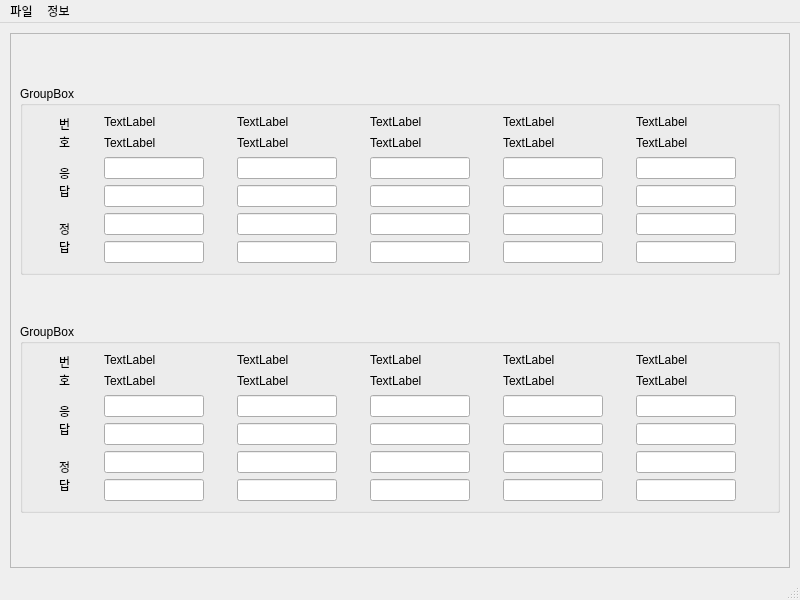
<?xml version="1.0" encoding="UTF-8"?>
<ui version="4.0">
 <class>MainWindow</class>
 <widget class="QMainWindow" name="MainWindow">
  <property name="geometry">
   <rect>
    <x>0</x>
    <y>0</y>
    <width>800</width>
    <height>600</height>
   </rect>
  </property>
  <property name="windowTitle">
   <string>MainWindow</string>
  </property>
  <widget class="QWidget" name="centralwidget">
   <layout class="QGridLayout" name="glCent">
    <property name="leftMargin">
     <number>10</number>
    </property>
    <property name="topMargin">
     <number>10</number>
    </property>
    <property name="rightMargin">
     <number>10</number>
    </property>
    <property name="bottomMargin">
     <number>10</number>
    </property>
    <item row="0" column="0">
     <widget class="QScrollArea" name="scMain">
      <property name="widgetResizable">
       <bool>true</bool>
      </property>
      <widget class="QWidget" name="scwMain">
       <property name="geometry">
        <rect>
         <x>0</x>
         <y>0</y>
         <width>778</width>
         <height>527</height>
        </rect>
       </property>
       <layout class="QGridLayout" name="gridLayout">
        <item row="0" column="0">
         <widget class="QGroupBox" name="gb1">
          <property name="sizePolicy">
           <sizepolicy hsizetype="Preferred" vsizetype="Fixed">
            <horstretch>0</horstretch>
            <verstretch>0</verstretch>
           </sizepolicy>
          </property>
          <property name="title">
           <string>GroupBox</string>
          </property>
          <layout class="QGridLayout" name="gridLayout_2">
           <item row="0" column="5">
            <widget class="QLabel" name="lbTitle15_1">
             <property name="sizePolicy">
              <sizepolicy hsizetype="Preferred" vsizetype="Fixed">
               <horstretch>0</horstretch>
               <verstretch>0</verstretch>
              </sizepolicy>
             </property>
             <property name="text">
              <string>TextLabel</string>
             </property>
            </widget>
           </item>
           <item row="0" column="0" rowspan="2">
            <widget class="QLabel" name="lbNum_1">
             <property name="sizePolicy">
              <sizepolicy hsizetype="Fixed" vsizetype="Fixed">
               <horstretch>0</horstretch>
               <verstretch>0</verstretch>
              </sizepolicy>
             </property>
             <property name="text">
              <string>번
호</string>
             </property>
            </widget>
           </item>
           <item row="3" column="3">
            <widget class="QLineEdit" name="lnAns23">
             <property name="sizePolicy">
              <sizepolicy hsizetype="Fixed" vsizetype="Fixed">
               <horstretch>0</horstretch>
               <verstretch>0</verstretch>
              </sizepolicy>
             </property>
             <property name="maximumSize">
              <size>
               <width>100</width>
               <height>16777215</height>
              </size>
             </property>
            </widget>
           </item>
           <item row="2" column="3">
            <widget class="QLineEdit" name="lnAns13_1">
             <property name="sizePolicy">
              <sizepolicy hsizetype="Fixed" vsizetype="Fixed">
               <horstretch>0</horstretch>
               <verstretch>0</verstretch>
              </sizepolicy>
             </property>
             <property name="maximumSize">
              <size>
               <width>100</width>
               <height>16777215</height>
              </size>
             </property>
            </widget>
           </item>
           <item row="1" column="5">
            <widget class="QLabel" name="lbTitle25_1">
             <property name="sizePolicy">
              <sizepolicy hsizetype="Preferred" vsizetype="Fixed">
               <horstretch>0</horstretch>
               <verstretch>0</verstretch>
              </sizepolicy>
             </property>
             <property name="text">
              <string>TextLabel</string>
             </property>
            </widget>
           </item>
           <item row="3" column="4">
            <widget class="QLineEdit" name="lnAns24_1">
             <property name="sizePolicy">
              <sizepolicy hsizetype="Fixed" vsizetype="Fixed">
               <horstretch>0</horstretch>
               <verstretch>0</verstretch>
              </sizepolicy>
             </property>
             <property name="maximumSize">
              <size>
               <width>100</width>
               <height>16777215</height>
              </size>
             </property>
            </widget>
           </item>
           <item row="0" column="2">
            <widget class="QLabel" name="lbTitle12_1">
             <property name="sizePolicy">
              <sizepolicy hsizetype="Preferred" vsizetype="Fixed">
               <horstretch>0</horstretch>
               <verstretch>0</verstretch>
              </sizepolicy>
             </property>
             <property name="text">
              <string>TextLabel</string>
             </property>
            </widget>
           </item>
           <item row="0" column="3">
            <widget class="QLabel" name="lbTitle13_1">
             <property name="sizePolicy">
              <sizepolicy hsizetype="Preferred" vsizetype="Fixed">
               <horstretch>0</horstretch>
               <verstretch>0</verstretch>
              </sizepolicy>
             </property>
             <property name="text">
              <string>TextLabel</string>
             </property>
            </widget>
           </item>
           <item row="1" column="4">
            <widget class="QLabel" name="lbTitle24_1">
             <property name="sizePolicy">
              <sizepolicy hsizetype="Preferred" vsizetype="Fixed">
               <horstretch>0</horstretch>
               <verstretch>0</verstretch>
              </sizepolicy>
             </property>
             <property name="text">
              <string>TextLabel</string>
             </property>
            </widget>
           </item>
           <item row="0" column="4">
            <widget class="QLabel" name="lbTitle14_1">
             <property name="sizePolicy">
              <sizepolicy hsizetype="Preferred" vsizetype="Fixed">
               <horstretch>0</horstretch>
               <verstretch>0</verstretch>
              </sizepolicy>
             </property>
             <property name="text">
              <string>TextLabel</string>
             </property>
            </widget>
           </item>
           <item row="3" column="2">
            <widget class="QLineEdit" name="lnAns22">
             <property name="sizePolicy">
              <sizepolicy hsizetype="Fixed" vsizetype="Fixed">
               <horstretch>0</horstretch>
               <verstretch>0</verstretch>
              </sizepolicy>
             </property>
             <property name="maximumSize">
              <size>
               <width>100</width>
               <height>16777215</height>
              </size>
             </property>
            </widget>
           </item>
           <item row="3" column="1">
            <widget class="QLineEdit" name="lnAns21_1">
             <property name="sizePolicy">
              <sizepolicy hsizetype="Fixed" vsizetype="Fixed">
               <horstretch>0</horstretch>
               <verstretch>0</verstretch>
              </sizepolicy>
             </property>
             <property name="maximumSize">
              <size>
               <width>100</width>
               <height>16777215</height>
              </size>
             </property>
            </widget>
           </item>
           <item row="2" column="1">
            <widget class="QLineEdit" name="lnAns11_1">
             <property name="sizePolicy">
              <sizepolicy hsizetype="Fixed" vsizetype="Fixed">
               <horstretch>0</horstretch>
               <verstretch>0</verstretch>
              </sizepolicy>
             </property>
             <property name="maximumSize">
              <size>
               <width>100</width>
               <height>16777215</height>
              </size>
             </property>
            </widget>
           </item>
           <item row="1" column="3">
            <widget class="QLabel" name="lbTitle23_1">
             <property name="sizePolicy">
              <sizepolicy hsizetype="Preferred" vsizetype="Fixed">
               <horstretch>0</horstretch>
               <verstretch>0</verstretch>
              </sizepolicy>
             </property>
             <property name="text">
              <string>TextLabel</string>
             </property>
            </widget>
           </item>
           <item row="4" column="1">
            <widget class="QLineEdit" name="lnAns11_2">
             <property name="sizePolicy">
              <sizepolicy hsizetype="Fixed" vsizetype="Fixed">
               <horstretch>0</horstretch>
               <verstretch>0</verstretch>
              </sizepolicy>
             </property>
             <property name="maximumSize">
              <size>
               <width>100</width>
               <height>16777215</height>
              </size>
             </property>
            </widget>
           </item>
           <item row="1" column="2">
            <widget class="QLabel" name="lbTitle22_1">
             <property name="sizePolicy">
              <sizepolicy hsizetype="Preferred" vsizetype="Fixed">
               <horstretch>0</horstretch>
               <verstretch>0</verstretch>
              </sizepolicy>
             </property>
             <property name="text">
              <string>TextLabel</string>
             </property>
            </widget>
           </item>
           <item row="2" column="5">
            <widget class="QLineEdit" name="lnAns15_1">
             <property name="sizePolicy">
              <sizepolicy hsizetype="Fixed" vsizetype="Fixed">
               <horstretch>0</horstretch>
               <verstretch>0</verstretch>
              </sizepolicy>
             </property>
             <property name="maximumSize">
              <size>
               <width>100</width>
               <height>16777215</height>
              </size>
             </property>
            </widget>
           </item>
           <item row="3" column="5">
            <widget class="QLineEdit" name="lnAns25_1">
             <property name="sizePolicy">
              <sizepolicy hsizetype="Fixed" vsizetype="Fixed">
               <horstretch>0</horstretch>
               <verstretch>0</verstretch>
              </sizepolicy>
             </property>
             <property name="maximumSize">
              <size>
               <width>100</width>
               <height>16777215</height>
              </size>
             </property>
            </widget>
           </item>
           <item row="2" column="4">
            <widget class="QLineEdit" name="lnAns14_1">
             <property name="sizePolicy">
              <sizepolicy hsizetype="Fixed" vsizetype="Fixed">
               <horstretch>0</horstretch>
               <verstretch>0</verstretch>
              </sizepolicy>
             </property>
             <property name="maximumSize">
              <size>
               <width>100</width>
               <height>16777215</height>
              </size>
             </property>
            </widget>
           </item>
           <item row="1" column="1">
            <widget class="QLabel" name="lbTitle21_1">
             <property name="sizePolicy">
              <sizepolicy hsizetype="Preferred" vsizetype="Fixed">
               <horstretch>0</horstretch>
               <verstretch>0</verstretch>
              </sizepolicy>
             </property>
             <property name="text">
              <string>TextLabel</string>
             </property>
            </widget>
           </item>
           <item row="0" column="1">
            <widget class="QLabel" name="lbTitle11_1">
             <property name="sizePolicy">
              <sizepolicy hsizetype="Preferred" vsizetype="Fixed">
               <horstretch>0</horstretch>
               <verstretch>0</verstretch>
              </sizepolicy>
             </property>
             <property name="text">
              <string>TextLabel</string>
             </property>
            </widget>
           </item>
           <item row="2" column="2">
            <widget class="QLineEdit" name="lnAns12_1">
             <property name="sizePolicy">
              <sizepolicy hsizetype="Fixed" vsizetype="Fixed">
               <horstretch>0</horstretch>
               <verstretch>0</verstretch>
              </sizepolicy>
             </property>
             <property name="maximumSize">
              <size>
               <width>100</width>
               <height>16777215</height>
              </size>
             </property>
            </widget>
           </item>
           <item row="4" column="2">
            <widget class="QLineEdit" name="lnAns12_2">
             <property name="sizePolicy">
              <sizepolicy hsizetype="Fixed" vsizetype="Fixed">
               <horstretch>0</horstretch>
               <verstretch>0</verstretch>
              </sizepolicy>
             </property>
             <property name="maximumSize">
              <size>
               <width>100</width>
               <height>16777215</height>
              </size>
             </property>
            </widget>
           </item>
           <item row="4" column="3">
            <widget class="QLineEdit" name="lnAns13_2">
             <property name="sizePolicy">
              <sizepolicy hsizetype="Fixed" vsizetype="Fixed">
               <horstretch>0</horstretch>
               <verstretch>0</verstretch>
              </sizepolicy>
             </property>
             <property name="maximumSize">
              <size>
               <width>100</width>
               <height>16777215</height>
              </size>
             </property>
            </widget>
           </item>
           <item row="4" column="4">
            <widget class="QLineEdit" name="lnAns14_2">
             <property name="sizePolicy">
              <sizepolicy hsizetype="Fixed" vsizetype="Fixed">
               <horstretch>0</horstretch>
               <verstretch>0</verstretch>
              </sizepolicy>
             </property>
             <property name="maximumSize">
              <size>
               <width>100</width>
               <height>16777215</height>
              </size>
             </property>
            </widget>
           </item>
           <item row="4" column="5">
            <widget class="QLineEdit" name="lnAns15_2">
             <property name="sizePolicy">
              <sizepolicy hsizetype="Fixed" vsizetype="Fixed">
               <horstretch>0</horstretch>
               <verstretch>0</verstretch>
              </sizepolicy>
             </property>
             <property name="maximumSize">
              <size>
               <width>100</width>
               <height>16777215</height>
              </size>
             </property>
            </widget>
           </item>
           <item row="5" column="1">
            <widget class="QLineEdit" name="lnAns21_2">
             <property name="sizePolicy">
              <sizepolicy hsizetype="Fixed" vsizetype="Fixed">
               <horstretch>0</horstretch>
               <verstretch>0</verstretch>
              </sizepolicy>
             </property>
             <property name="maximumSize">
              <size>
               <width>100</width>
               <height>16777215</height>
              </size>
             </property>
            </widget>
           </item>
           <item row="5" column="2">
            <widget class="QLineEdit" name="lnAns22_2">
             <property name="sizePolicy">
              <sizepolicy hsizetype="Fixed" vsizetype="Fixed">
               <horstretch>0</horstretch>
               <verstretch>0</verstretch>
              </sizepolicy>
             </property>
             <property name="maximumSize">
              <size>
               <width>100</width>
               <height>16777215</height>
              </size>
             </property>
            </widget>
           </item>
           <item row="5" column="3">
            <widget class="QLineEdit" name="lnAns23_2">
             <property name="sizePolicy">
              <sizepolicy hsizetype="Fixed" vsizetype="Fixed">
               <horstretch>0</horstretch>
               <verstretch>0</verstretch>
              </sizepolicy>
             </property>
             <property name="maximumSize">
              <size>
               <width>100</width>
               <height>16777215</height>
              </size>
             </property>
            </widget>
           </item>
           <item row="5" column="4">
            <widget class="QLineEdit" name="lnAns24_2">
             <property name="sizePolicy">
              <sizepolicy hsizetype="Fixed" vsizetype="Fixed">
               <horstretch>0</horstretch>
               <verstretch>0</verstretch>
              </sizepolicy>
             </property>
             <property name="maximumSize">
              <size>
               <width>100</width>
               <height>16777215</height>
              </size>
             </property>
            </widget>
           </item>
           <item row="5" column="5">
            <widget class="QLineEdit" name="lnAns25_2">
             <property name="sizePolicy">
              <sizepolicy hsizetype="Fixed" vsizetype="Fixed">
               <horstretch>0</horstretch>
               <verstretch>0</verstretch>
              </sizepolicy>
             </property>
             <property name="maximumSize">
              <size>
               <width>100</width>
               <height>16777215</height>
              </size>
             </property>
            </widget>
           </item>
           <item row="2" column="0" rowspan="2">
            <widget class="QLabel" name="lbNum_2">
             <property name="sizePolicy">
              <sizepolicy hsizetype="Fixed" vsizetype="Fixed">
               <horstretch>0</horstretch>
               <verstretch>0</verstretch>
              </sizepolicy>
             </property>
             <property name="text">
              <string>응
답</string>
             </property>
            </widget>
           </item>
           <item row="4" column="0" rowspan="2">
            <widget class="QLabel" name="lbNum_3">
             <property name="sizePolicy">
              <sizepolicy hsizetype="Fixed" vsizetype="Fixed">
               <horstretch>0</horstretch>
               <verstretch>0</verstretch>
              </sizepolicy>
             </property>
             <property name="text">
              <string>정
답</string>
             </property>
            </widget>
           </item>
          </layout>
         </widget>
        </item>
        <item row="1" column="0">
         <widget class="QGroupBox" name="gb1_2">
          <property name="sizePolicy">
           <sizepolicy hsizetype="Preferred" vsizetype="Fixed">
            <horstretch>0</horstretch>
            <verstretch>0</verstretch>
           </sizepolicy>
          </property>
          <property name="title">
           <string>GroupBox</string>
          </property>
          <layout class="QGridLayout" name="gridLayout_3">
           <item row="0" column="5">
            <widget class="QLabel" name="lbTitle15_2">
             <property name="sizePolicy">
              <sizepolicy hsizetype="Preferred" vsizetype="Fixed">
               <horstretch>0</horstretch>
               <verstretch>0</verstretch>
              </sizepolicy>
             </property>
             <property name="text">
              <string>TextLabel</string>
             </property>
            </widget>
           </item>
           <item row="0" column="0" rowspan="2">
            <widget class="QLabel" name="lbNum_4">
             <property name="sizePolicy">
              <sizepolicy hsizetype="Fixed" vsizetype="Fixed">
               <horstretch>0</horstretch>
               <verstretch>0</verstretch>
              </sizepolicy>
             </property>
             <property name="text">
              <string>번
호</string>
             </property>
            </widget>
           </item>
           <item row="3" column="3">
            <widget class="QLineEdit" name="lnAns23_3">
             <property name="sizePolicy">
              <sizepolicy hsizetype="Fixed" vsizetype="Fixed">
               <horstretch>0</horstretch>
               <verstretch>0</verstretch>
              </sizepolicy>
             </property>
             <property name="maximumSize">
              <size>
               <width>100</width>
               <height>16777215</height>
              </size>
             </property>
            </widget>
           </item>
           <item row="2" column="3">
            <widget class="QLineEdit" name="lnAns13_3">
             <property name="sizePolicy">
              <sizepolicy hsizetype="Fixed" vsizetype="Fixed">
               <horstretch>0</horstretch>
               <verstretch>0</verstretch>
              </sizepolicy>
             </property>
             <property name="maximumSize">
              <size>
               <width>100</width>
               <height>16777215</height>
              </size>
             </property>
            </widget>
           </item>
           <item row="1" column="5">
            <widget class="QLabel" name="lbTitle25_2">
             <property name="sizePolicy">
              <sizepolicy hsizetype="Preferred" vsizetype="Fixed">
               <horstretch>0</horstretch>
               <verstretch>0</verstretch>
              </sizepolicy>
             </property>
             <property name="text">
              <string>TextLabel</string>
             </property>
            </widget>
           </item>
           <item row="3" column="4">
            <widget class="QLineEdit" name="lnAns24_3">
             <property name="sizePolicy">
              <sizepolicy hsizetype="Fixed" vsizetype="Fixed">
               <horstretch>0</horstretch>
               <verstretch>0</verstretch>
              </sizepolicy>
             </property>
             <property name="maximumSize">
              <size>
               <width>100</width>
               <height>16777215</height>
              </size>
             </property>
            </widget>
           </item>
           <item row="0" column="2">
            <widget class="QLabel" name="lbTitle12_2">
             <property name="sizePolicy">
              <sizepolicy hsizetype="Preferred" vsizetype="Fixed">
               <horstretch>0</horstretch>
               <verstretch>0</verstretch>
              </sizepolicy>
             </property>
             <property name="text">
              <string>TextLabel</string>
             </property>
            </widget>
           </item>
           <item row="0" column="3">
            <widget class="QLabel" name="lbTitle13_2">
             <property name="sizePolicy">
              <sizepolicy hsizetype="Preferred" vsizetype="Fixed">
               <horstretch>0</horstretch>
               <verstretch>0</verstretch>
              </sizepolicy>
             </property>
             <property name="text">
              <string>TextLabel</string>
             </property>
            </widget>
           </item>
           <item row="1" column="4">
            <widget class="QLabel" name="lbTitle24_2">
             <property name="sizePolicy">
              <sizepolicy hsizetype="Preferred" vsizetype="Fixed">
               <horstretch>0</horstretch>
               <verstretch>0</verstretch>
              </sizepolicy>
             </property>
             <property name="text">
              <string>TextLabel</string>
             </property>
            </widget>
           </item>
           <item row="0" column="4">
            <widget class="QLabel" name="lbTitle14_2">
             <property name="sizePolicy">
              <sizepolicy hsizetype="Preferred" vsizetype="Fixed">
               <horstretch>0</horstretch>
               <verstretch>0</verstretch>
              </sizepolicy>
             </property>
             <property name="text">
              <string>TextLabel</string>
             </property>
            </widget>
           </item>
           <item row="3" column="2">
            <widget class="QLineEdit" name="lnAns22_3">
             <property name="sizePolicy">
              <sizepolicy hsizetype="Fixed" vsizetype="Fixed">
               <horstretch>0</horstretch>
               <verstretch>0</verstretch>
              </sizepolicy>
             </property>
             <property name="maximumSize">
              <size>
               <width>100</width>
               <height>16777215</height>
              </size>
             </property>
            </widget>
           </item>
           <item row="3" column="1">
            <widget class="QLineEdit" name="lnAns21_3">
             <property name="sizePolicy">
              <sizepolicy hsizetype="Fixed" vsizetype="Fixed">
               <horstretch>0</horstretch>
               <verstretch>0</verstretch>
              </sizepolicy>
             </property>
             <property name="maximumSize">
              <size>
               <width>100</width>
               <height>16777215</height>
              </size>
             </property>
            </widget>
           </item>
           <item row="2" column="1">
            <widget class="QLineEdit" name="lnAns11_3">
             <property name="sizePolicy">
              <sizepolicy hsizetype="Fixed" vsizetype="Fixed">
               <horstretch>0</horstretch>
               <verstretch>0</verstretch>
              </sizepolicy>
             </property>
             <property name="maximumSize">
              <size>
               <width>100</width>
               <height>16777215</height>
              </size>
             </property>
            </widget>
           </item>
           <item row="1" column="3">
            <widget class="QLabel" name="lbTitle23_2">
             <property name="sizePolicy">
              <sizepolicy hsizetype="Preferred" vsizetype="Fixed">
               <horstretch>0</horstretch>
               <verstretch>0</verstretch>
              </sizepolicy>
             </property>
             <property name="text">
              <string>TextLabel</string>
             </property>
            </widget>
           </item>
           <item row="4" column="1">
            <widget class="QLineEdit" name="lnAns11_4">
             <property name="sizePolicy">
              <sizepolicy hsizetype="Fixed" vsizetype="Fixed">
               <horstretch>0</horstretch>
               <verstretch>0</verstretch>
              </sizepolicy>
             </property>
             <property name="maximumSize">
              <size>
               <width>100</width>
               <height>16777215</height>
              </size>
             </property>
            </widget>
           </item>
           <item row="1" column="2">
            <widget class="QLabel" name="lbTitle22_2">
             <property name="sizePolicy">
              <sizepolicy hsizetype="Preferred" vsizetype="Fixed">
               <horstretch>0</horstretch>
               <verstretch>0</verstretch>
              </sizepolicy>
             </property>
             <property name="text">
              <string>TextLabel</string>
             </property>
            </widget>
           </item>
           <item row="2" column="5">
            <widget class="QLineEdit" name="lnAns15_3">
             <property name="sizePolicy">
              <sizepolicy hsizetype="Fixed" vsizetype="Fixed">
               <horstretch>0</horstretch>
               <verstretch>0</verstretch>
              </sizepolicy>
             </property>
             <property name="maximumSize">
              <size>
               <width>100</width>
               <height>16777215</height>
              </size>
             </property>
            </widget>
           </item>
           <item row="3" column="5">
            <widget class="QLineEdit" name="lnAns25_3">
             <property name="sizePolicy">
              <sizepolicy hsizetype="Fixed" vsizetype="Fixed">
               <horstretch>0</horstretch>
               <verstretch>0</verstretch>
              </sizepolicy>
             </property>
             <property name="maximumSize">
              <size>
               <width>100</width>
               <height>16777215</height>
              </size>
             </property>
            </widget>
           </item>
           <item row="2" column="4">
            <widget class="QLineEdit" name="lnAns14_3">
             <property name="sizePolicy">
              <sizepolicy hsizetype="Fixed" vsizetype="Fixed">
               <horstretch>0</horstretch>
               <verstretch>0</verstretch>
              </sizepolicy>
             </property>
             <property name="maximumSize">
              <size>
               <width>100</width>
               <height>16777215</height>
              </size>
             </property>
            </widget>
           </item>
           <item row="1" column="1">
            <widget class="QLabel" name="lbTitle21_2">
             <property name="sizePolicy">
              <sizepolicy hsizetype="Preferred" vsizetype="Fixed">
               <horstretch>0</horstretch>
               <verstretch>0</verstretch>
              </sizepolicy>
             </property>
             <property name="text">
              <string>TextLabel</string>
             </property>
            </widget>
           </item>
           <item row="0" column="1">
            <widget class="QLabel" name="lbTitle11_2">
             <property name="sizePolicy">
              <sizepolicy hsizetype="Preferred" vsizetype="Fixed">
               <horstretch>0</horstretch>
               <verstretch>0</verstretch>
              </sizepolicy>
             </property>
             <property name="text">
              <string>TextLabel</string>
             </property>
            </widget>
           </item>
           <item row="2" column="2">
            <widget class="QLineEdit" name="lnAns12_3">
             <property name="sizePolicy">
              <sizepolicy hsizetype="Fixed" vsizetype="Fixed">
               <horstretch>0</horstretch>
               <verstretch>0</verstretch>
              </sizepolicy>
             </property>
             <property name="maximumSize">
              <size>
               <width>100</width>
               <height>16777215</height>
              </size>
             </property>
            </widget>
           </item>
           <item row="4" column="2">
            <widget class="QLineEdit" name="lnAns12_4">
             <property name="sizePolicy">
              <sizepolicy hsizetype="Fixed" vsizetype="Fixed">
               <horstretch>0</horstretch>
               <verstretch>0</verstretch>
              </sizepolicy>
             </property>
             <property name="maximumSize">
              <size>
               <width>100</width>
               <height>16777215</height>
              </size>
             </property>
            </widget>
           </item>
           <item row="4" column="3">
            <widget class="QLineEdit" name="lnAns13_4">
             <property name="sizePolicy">
              <sizepolicy hsizetype="Fixed" vsizetype="Fixed">
               <horstretch>0</horstretch>
               <verstretch>0</verstretch>
              </sizepolicy>
             </property>
             <property name="maximumSize">
              <size>
               <width>100</width>
               <height>16777215</height>
              </size>
             </property>
            </widget>
           </item>
           <item row="4" column="4">
            <widget class="QLineEdit" name="lnAns14_4">
             <property name="sizePolicy">
              <sizepolicy hsizetype="Fixed" vsizetype="Fixed">
               <horstretch>0</horstretch>
               <verstretch>0</verstretch>
              </sizepolicy>
             </property>
             <property name="maximumSize">
              <size>
               <width>100</width>
               <height>16777215</height>
              </size>
             </property>
            </widget>
           </item>
           <item row="4" column="5">
            <widget class="QLineEdit" name="lnAns15_4">
             <property name="sizePolicy">
              <sizepolicy hsizetype="Fixed" vsizetype="Fixed">
               <horstretch>0</horstretch>
               <verstretch>0</verstretch>
              </sizepolicy>
             </property>
             <property name="maximumSize">
              <size>
               <width>100</width>
               <height>16777215</height>
              </size>
             </property>
            </widget>
           </item>
           <item row="5" column="1">
            <widget class="QLineEdit" name="lnAns21_4">
             <property name="sizePolicy">
              <sizepolicy hsizetype="Fixed" vsizetype="Fixed">
               <horstretch>0</horstretch>
               <verstretch>0</verstretch>
              </sizepolicy>
             </property>
             <property name="maximumSize">
              <size>
               <width>100</width>
               <height>16777215</height>
              </size>
             </property>
            </widget>
           </item>
           <item row="5" column="2">
            <widget class="QLineEdit" name="lnAns22_4">
             <property name="sizePolicy">
              <sizepolicy hsizetype="Fixed" vsizetype="Fixed">
               <horstretch>0</horstretch>
               <verstretch>0</verstretch>
              </sizepolicy>
             </property>
             <property name="maximumSize">
              <size>
               <width>100</width>
               <height>16777215</height>
              </size>
             </property>
            </widget>
           </item>
           <item row="5" column="3">
            <widget class="QLineEdit" name="lnAns23_4">
             <property name="sizePolicy">
              <sizepolicy hsizetype="Fixed" vsizetype="Fixed">
               <horstretch>0</horstretch>
               <verstretch>0</verstretch>
              </sizepolicy>
             </property>
             <property name="maximumSize">
              <size>
               <width>100</width>
               <height>16777215</height>
              </size>
             </property>
            </widget>
           </item>
           <item row="5" column="4">
            <widget class="QLineEdit" name="lnAns24_4">
             <property name="sizePolicy">
              <sizepolicy hsizetype="Fixed" vsizetype="Fixed">
               <horstretch>0</horstretch>
               <verstretch>0</verstretch>
              </sizepolicy>
             </property>
             <property name="maximumSize">
              <size>
               <width>100</width>
               <height>16777215</height>
              </size>
             </property>
            </widget>
           </item>
           <item row="5" column="5">
            <widget class="QLineEdit" name="lnAns25_4">
             <property name="sizePolicy">
              <sizepolicy hsizetype="Fixed" vsizetype="Fixed">
               <horstretch>0</horstretch>
               <verstretch>0</verstretch>
              </sizepolicy>
             </property>
             <property name="maximumSize">
              <size>
               <width>100</width>
               <height>16777215</height>
              </size>
             </property>
            </widget>
           </item>
           <item row="2" column="0" rowspan="2">
            <widget class="QLabel" name="lbNum_5">
             <property name="sizePolicy">
              <sizepolicy hsizetype="Fixed" vsizetype="Fixed">
               <horstretch>0</horstretch>
               <verstretch>0</verstretch>
              </sizepolicy>
             </property>
             <property name="text">
              <string>응
답</string>
             </property>
            </widget>
           </item>
           <item row="4" column="0" rowspan="2">
            <widget class="QLabel" name="lbNum_6">
             <property name="sizePolicy">
              <sizepolicy hsizetype="Fixed" vsizetype="Fixed">
               <horstretch>0</horstretch>
               <verstretch>0</verstretch>
              </sizepolicy>
             </property>
             <property name="text">
              <string>정
답</string>
             </property>
            </widget>
           </item>
          </layout>
         </widget>
        </item>
       </layout>
      </widget>
     </widget>
    </item>
   </layout>
  </widget>
  <widget class="QMenuBar" name="menubar">
   <property name="geometry">
    <rect>
     <x>0</x>
     <y>0</y>
     <width>800</width>
     <height>26</height>
    </rect>
   </property>
   <widget class="QMenu" name="menuFile">
    <property name="title">
     <string>파일</string>
    </property>
    <addaction name="acLoad"/>
    <addaction name="acSave"/>
    <addaction name="acSaveAs"/>
    <addaction name="separator"/>
    <addaction name="acExit"/>
   </widget>
   <widget class="QMenu" name="menuInfo">
    <property name="title">
     <string>정보</string>
    </property>
    <addaction name="acOpenLicense"/>
    <addaction name="acLicense"/>
    <addaction name="separator"/>
    <addaction name="acInfo"/>
   </widget>
   <addaction name="menuFile"/>
   <addaction name="menuInfo"/>
  </widget>
  <widget class="QStatusBar" name="statusbar"/>
  <action name="acLoad">
   <property name="text">
    <string>불러오기</string>
   </property>
  </action>
  <action name="acSave">
   <property name="text">
    <string>저장</string>
   </property>
  </action>
  <action name="acSaveAs">
   <property name="text">
    <string>다른 이름으로 저장</string>
   </property>
  </action>
  <action name="acExit">
   <property name="text">
    <string>종료</string>
   </property>
  </action>
  <action name="acOpenLicense">
   <property name="text">
    <string>오픈 소스 라이선스</string>
   </property>
  </action>
  <action name="acInfo">
   <property name="text">
    <string>정보</string>
   </property>
  </action>
  <action name="acLicense">
   <property name="text">
    <string>라이선스</string>
   </property>
  </action>
 </widget>
 <resources/>
 <connections/>
</ui>
